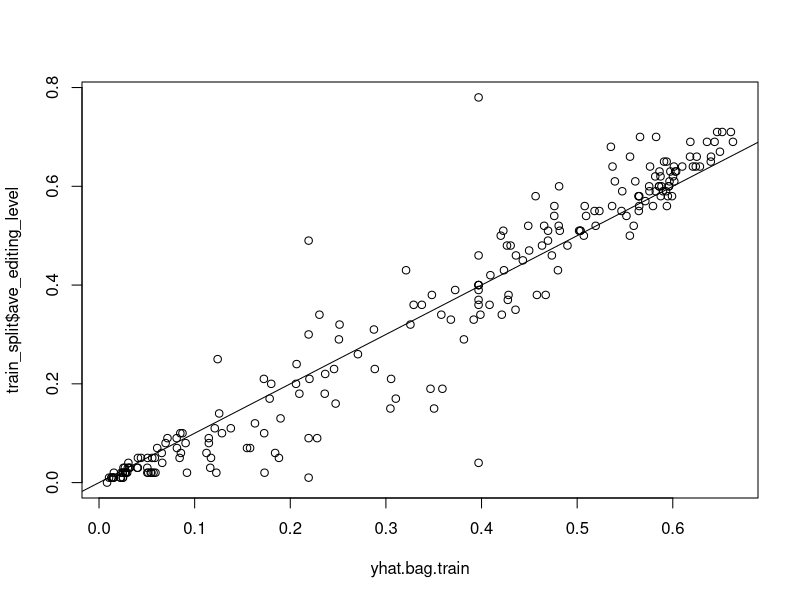
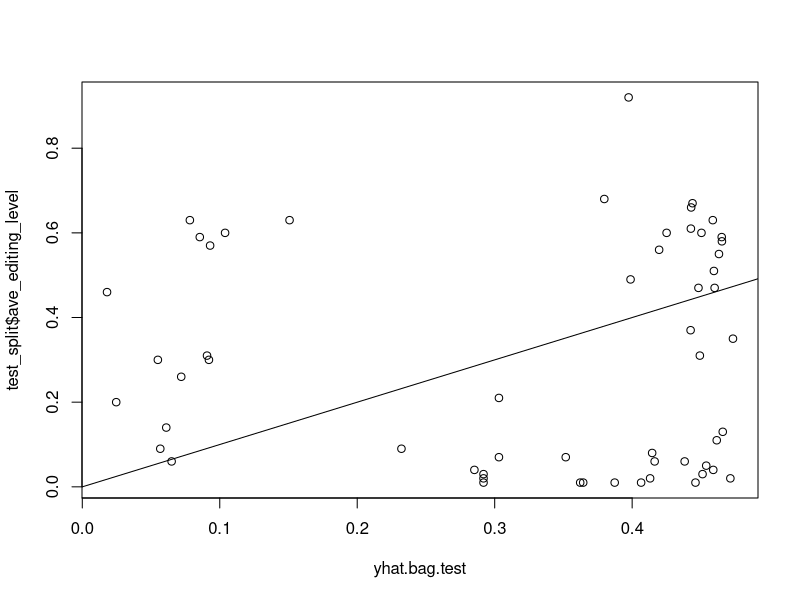

Write R code to recreate these figures, in order. (Note: this script raises an error after producing the figures.)
rm(list=ls())
library(ggplot2)
library(randomForest)
#load the feature matrix 
data=read.table("rf_features.txt",header=TRUE,sep='\t')
#remove values with no NaN in editing level
data=data[is.nan(data$ave_editing_level)==FALSE,]

#get training and test splits 
set.seed(1)
train_indices=sample(nrow(data),0.8*nrow(data),replace=FALSE)
train_split=data[train_indices,]
test_split=data[-train_indices,]

#train rf 
bag.data=randomForest(ave_editing_level~.,data=data,subset=train_indices,mtry=19,importance=TRUE)
print(bag.data)

#get predictions on training & test data 
yhat.bag.train=predict(bag.data,newdata=train_split)
yhat.bag.test=predict(bag.data,newdata=test_split)
plot(yhat.bag.train,train_split$ave_editing_level)
abline(0,1)
mean((yhat.bag.train-train_split$ave_editing_level)^2)

plot(yhat.bag.test,test_split$ave_editing_level)
abline(0,1)
mean((yhat.bag.test-test_split$ave_editing_level)^2)

#get the feature importance 
importance (rf.data )
varImpPlot(rf.data)